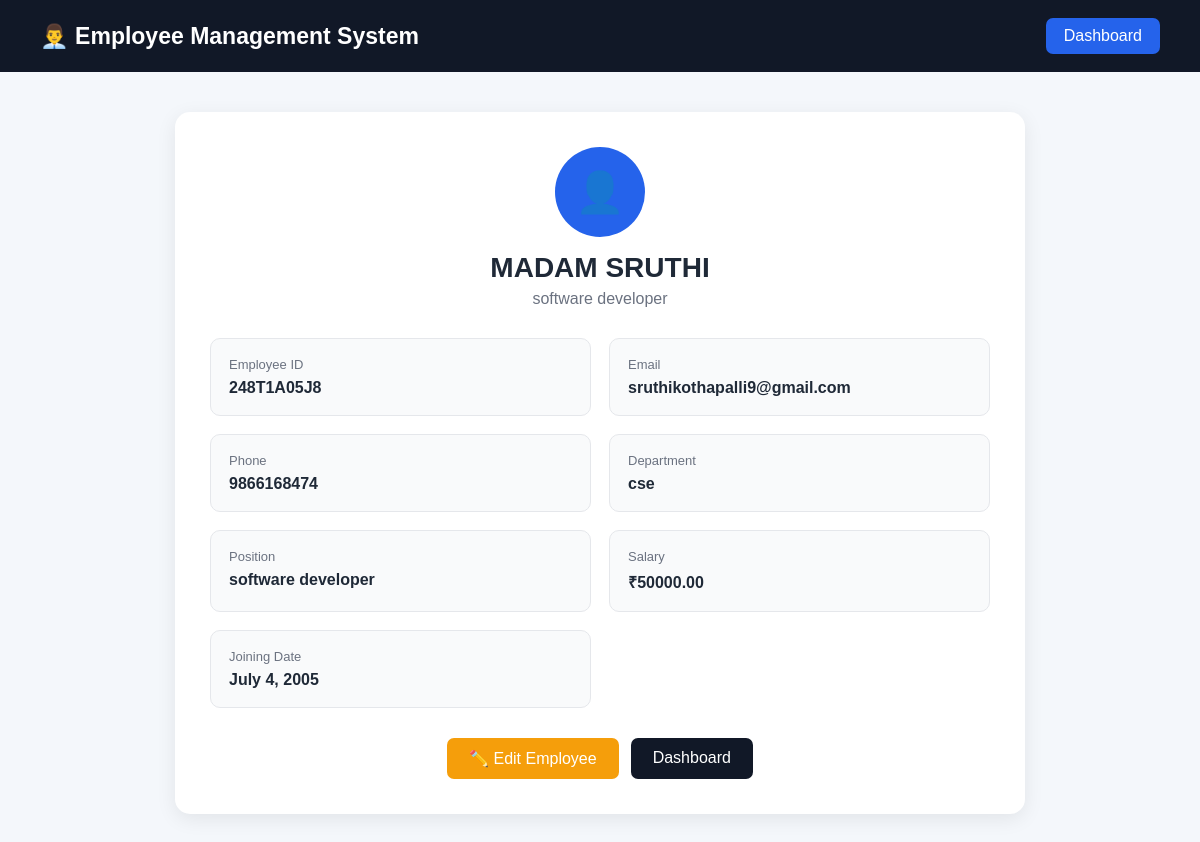
The app's page /employee/2/ (signed in) with its own data.
### employees/models.py (models this page shows, shortened)
class Employee(models.Model):
    employee_id = models.CharField(max_length=20, unique=True)
    name = models.CharField(max_length=100)
    email = models.EmailField(unique=True)
    phone = models.CharField(max_length=15)
    department = models.CharField(max_length=100)
    position = models.CharField(max_length=100)
    salary = models.DecimalField(max_digits=10, decimal_places=2)
    joining_date = models.DateField()

### employees/views.py (the view)
# urls.py: path('employee/<int:id>/', views.employee_profile, name='employee_profile'),
@login_required
def employee_profile(request, id):
    employee = get_object_or_404(Employee, id=id)
    return render(
        request,
        'employee_profile.html',
        {'employee': employee}
    )

### employees/templates/employee_profile.html (shortened to what this page needs)
<!DOCTYPE html>
<html lang="en">
<head>
</head>
<body>
    <div class="navbar">
        <h1>👨‍💼 Employee Management System</h1>
        <a href="{% url 'dashboard' %}" class="back">
            Dashboard
        </a>
    </div>
    <div class="container">
        <div class="profile-card">
            <div class="profile-header">
                <div class="profile-icon">
                </div>
                <h2>{{ employee.name }}</h2>
                <p>{{ employee.position }}</p>
            </div>
            <div class="details">
                <div class="detail-box">
                    <div class="label">Employee ID</div>
                    <div class="value">
                        {{ employee.employee_id }}
                    </div>
                </div>
                <div class="detail-box">
                    <div class="label">Email</div>
                    <div class="value">
                        {{ employee.email }}
                    </div>
                </div>
                <div class="detail-box">
                    <div class="label">Phone</div>
                    <div class="value">
                        {{ employee.phone }}
                    </div>
                </div>
                <div class="detail-box">
                    <div class="label">Department</div>
                    <div class="value">
                        {{ employee.department }}
                    </div>
                </div>
                <div class="detail-box">
                    <div class="label">Position</div>
                    <div class="value">
                        {{ employee.position }}
                    </div>
                </div>
                <div class="detail-box">
                    <div class="label">Salary</div>
                    <div class="value">
                        ₹{{ employee.salary }}
                    </div>
                </div>
                <div class="detail-box">
                    <div class="label">Joining Date</div>
                    <div class="value">
                        {{ employee.joining_date }}
                    </div>
                </div>
            </div>
            <div class="buttons">
                <a
                    href="{% url 'update_employee' employee.id %}"
                    class="edit"
                >
                    ✏️ Edit Employee
                </a>
                <a
                    href="{% url 'dashboard' %}"
                    class="dashboard"
                >
                    Dashboard
                </a>
            </div>
        </div>
    </div>
</body>
</html>

### employees/templates/employee_profile.html (style rules this page uses)
* { margin: 0; padding: 0; box-sizing: border-box; font-family: Arial, sans-serif; }
body { background: #f4f7fb; color: #1f2937; }
.navbar { background: #111827; color: white; padding: 18px 40px; display: flex; justify-content: space-between; align-items: center; }
.navbar h1 { font-size: 23px; }
.back { color: white; text-decoration: none; background: #2563eb; padding: 9px 18px; border-radius: 7px; }
.container { width: 90%; max-width: 850px; margin: 40px auto; }
.profile-card { background: white; border-radius: 15px; padding: 35px; box-shadow: 0 5px 20px rgba(0,0,0,0.08); }
.profile-header { text-align: center; margin-bottom: 30px; }
.profile-icon { width: 90px; height: 90px; background: #2563eb; color: white; border-radius: 50%; display: flex; align-items: center; justify-content: center; font-size: 40px; margin: 0 auto 15px; }
.profile-header h2 { font-size: 28px; }
.profile-header p { color: #6b7280; margin-top: 6px; }
.details { display: grid; grid-template-columns: 1fr 1fr; gap: 18px; }
.detail-box { background: #f9fafb; padding: 18px; border-radius: 10px; border: 1px solid #e5e7eb; }
.label { color: #6b7280; font-size: 13px; margin-bottom: 7px; }
.value { font-size: 16px; font-weight: bold; }
.buttons { display: flex; justify-content: center; gap: 12px; margin-top: 30px; }
.edit { background: #f59e0b; color: white; text-decoration: none; padding: 11px 22px; border-radius: 7px; }
.dashboard { background: #111827; color: white; text-decoration: none; padding: 11px 22px; border-radius: 7px; }

### records on screen
Employee: name "MADAM SRUTHI", position "software developer", employee_id "248T1A05J8", email "sruthikothapalli9@gmail.com", phone "9866168474", department "cse", salary "50000.00", joining_date "July 4, 2005"
